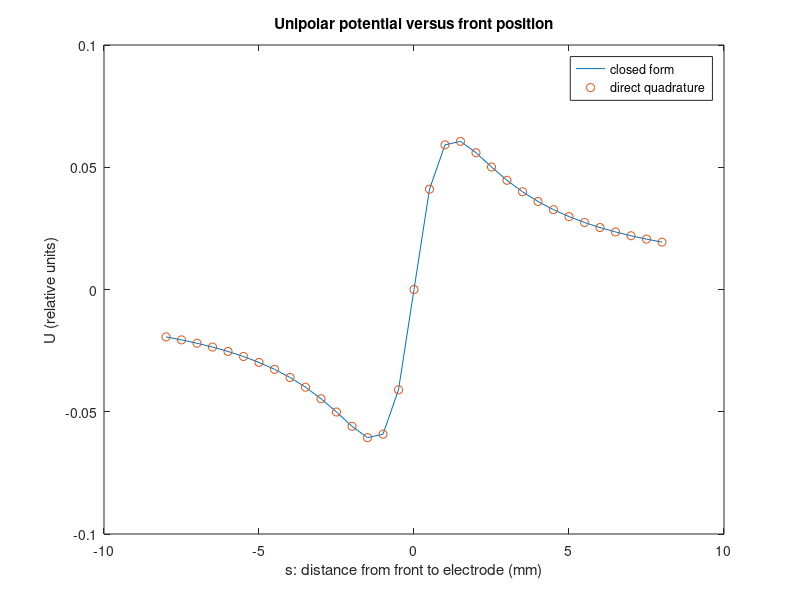
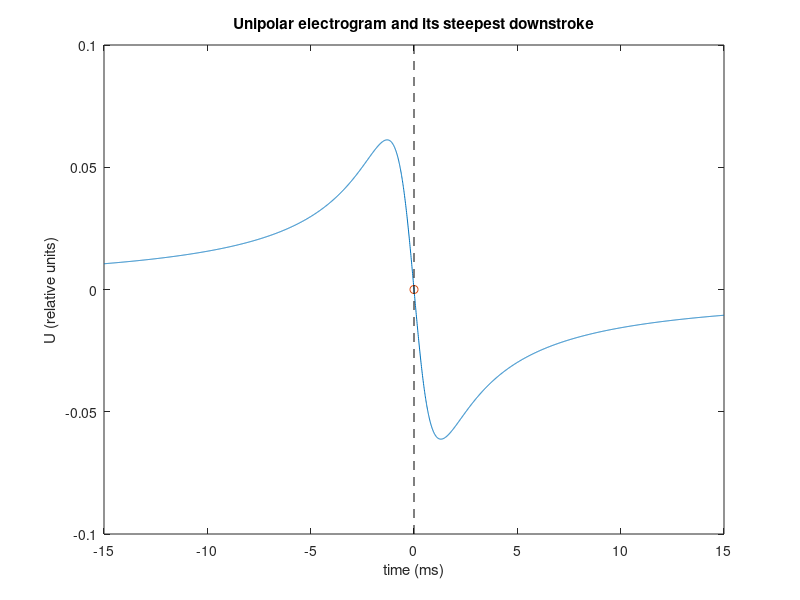
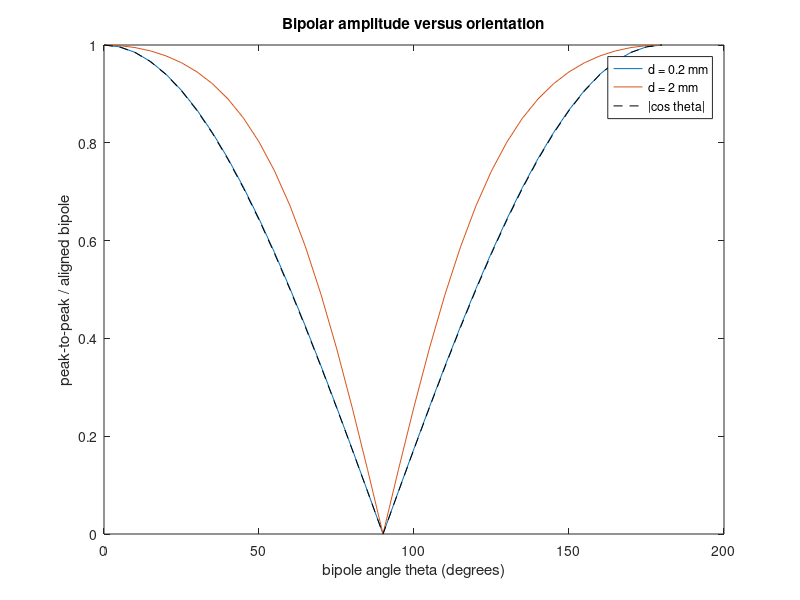

MATLAB code to generate these figures, in order:
% m03 lab (GNU Octave / MATLAB) · Unipolar, bipolar and omnipolar electrograms
%
% Open EP Mapping Lab. Education only: not for diagnosis, treatment or any clinical decision.
% MIT License. Runs in GNU Octave or base MATLAB, no toolboxes.
%
% This is the Octave copy of parts A-D of labs/python/m03_lab.ipynb. Part E (real PhysioNet
% data) is in the Python notebook only. Run with:  octave-cli m03_lab.m
% Set the environment variable EPML_NO_PLOTS=1 to skip figures (CI does this).
%
% Units: mm, ms, conduction velocity in mm/ms (= m/s). Potentials in relative units.
% The "check" lines pass with the code as given; if one fails after a change, that is information.

% Model functions (anonymous, so the file runs unchanged in Octave and MATLAB).
% U(s) = A s / (s^2 + a^2), a = w + h  (eq-m03-unipolar-closed)
unipolar = @(s, a, A) A .* s ./ (s.^2 + a.^2);
% U(s + delta) - U(s - delta), delta = (d/2) cos(theta)  (eq-m03-bipolar-planar)
bipolar_planar = @(s, d, theta, a, A) unipolar(s + 0.5 * d * cos(theta), a, A) - unipolar(s - 0.5 * d * cos(theta), a, A);
% Least-squares field from a clique's bipoles: E = -(D D')^-1 D b  (eq-m03-clique-field)
% P: m x 2 positions; U: m x nt signals; pairs: p x 2 rows [i j], bipole b = phi_j - phi_i.
sep = @(P, pairs) (P(pairs(:, 2), :) - P(pairs(:, 1), :))';
bip = @(U, pairs) U(pairs(:, 2), :) - U(pairs(:, 1), :);
clique_field = @(P, U, pairs) -((sep(P, pairs) * sep(P, pairs)') \ (sep(P, pairs) * bip(U, pairs)));
ptp = @(v) max(v) - min(v);

make_plots = isempty(getenv('EPML_NO_PLOTS'));

% ------------------------------------------------------------------ Part A
disp('Part A: the unipolar electrogram from first principles');

w = 0.3; h = 1.0;                 % front width and electrode height, mm (m03 defaults)
beta = 1; sigma = 1; dV = 1;      % relative units
A = beta * dV / (2 * pi * sigma);
a = w + h;

% membrane current i_m = beta d2Vm/dx2 for the arctangent front, front at x = 0
x = linspace(-2000, 2000, 400001);
dx = x(2) - x(1);
im = beta * dV * 2 * w .* x ./ (pi * (x.^2 + w^2).^2);

% volume-conductor integral over a sheet |y| < Y, with the y-integral done exactly
Y = 1e5;
s = linspace(-8, 8, 33);
phi_num = zeros(size(s));
for i = 1:numel(s)
  r = sqrt((s(i) - x).^2 + h^2);
  phi_num(i) = sum(im .* 2 .* asinh(Y ./ r)) * dx / (4 * pi * sigma);
end
phi_closed = unipolar(s, a, A);
err = max(abs(phi_num - phi_closed)) / max(abs(phi_closed));
fprintf('  largest difference between quadrature and closed form: %.1e of the peak\n', err);
assert(err < 1e-3, 'closed form matches the volume-conductor integral'); fprintf('  check passed: %s\n', 'closed form matches the volume-conductor integral');

c = 1.0;                                  % m/s = mm/ms
t = linspace(-15, 15, 3001);              % ms
U = unipolar(-c * t, a, A);
dUdt = gradient(U, t);
[~, k] = min(dUdt);
t_steep = t(k);
fprintf('  steepest downstroke at %+.3f ms (true activation at 0 ms)\n', t_steep);
assert(abs(t_steep) <= t(2) - t(1), 'steepest downstroke marks activation in ideal propagation'); fprintf('  check passed: %s\n', 'steepest downstroke marks activation in ideal propagation');

heights = [0.25 0.5 1 2 4];
p2p = zeros(size(heights));
for i = 1:numel(heights)
  u = unipolar(-c * t, w + heights(i), A);
  p2p(i) = max(u) - min(u);
end
coef = polyfit(log(w + heights), log(p2p), 1);
fprintf('  log-log slope of peak-to-peak versus (w + h): %.3f (theory: -1)\n', coef(1));
assert(abs(coef(1) + 1) < 0.01, 'unipolar amplitude falls as 1/(w + h)'); fprintf('  check passed: %s\n', 'unipolar amplitude falls as 1/(w + h)');

if make_plots
  figure; plot(s, phi_closed, '-', s, phi_num, 'o');
  xlabel('s: distance from front to electrode (mm)'); ylabel('U (relative units)');
  legend('closed form', 'direct quadrature'); title('Unipolar potential versus front position');
  figure; plot(t, U, '-', t_steep, U(k), 'o'); hold on; plot([0 0], ylim, '--k');
  xlabel('time (ms)'); ylabel('U (relative units)'); title('Unipolar electrogram and its steepest downstroke');
end

% ------------------------------------------------------------------ Part B
disp('Part B: rotating a bipole');

s_long = linspace(-80, 80, 16001);
thetas = (0:5:180) * pi / 180;
ratio = @(d) arrayfun(@(th) max(bipolar_planar(s_long, d, th, a, A)) - min(bipolar_planar(s_long, d, th, a, A)), thetas) ...
             / (max(bipolar_planar(s_long, d, 0, a, A)) - min(bipolar_planar(s_long, d, 0, a, A)));
dev_small = max(abs(ratio(0.2) - abs(cos(thetas))));
dev_large = max(abs(ratio(2.0) - abs(cos(thetas))));
fprintf('  largest deviation from |cos theta|: %.4f at d = 0.2 mm, %.3f at d = 2 mm\n', dev_small, dev_large);
assert(dev_small < 0.01, 'close bipole follows |cos theta|'); fprintf('  check passed: %s\n', 'close bipole follows |cos theta|');
assert(dev_large > dev_small, 'the |cos theta| rule degrades as spacing grows'); fprintf('  check passed: %s\n', 'the |cos theta| rule degrades as spacing grows');

if make_plots
  figure; plot(thetas * 180 / pi, ratio(0.2), thetas * 180 / pi, ratio(2.0), thetas * 180 / pi, abs(cos(thetas)), '--k');
  xlabel('bipole angle theta (degrees)'); ylabel('peak-to-peak / aligned bipole');
  legend('d = 0.2 mm', 'd = 2 mm', '|cos theta|'); title('Bipolar amplitude versus orientation');
end

% ------------------------------------------------------------------ Part C
disp('Part C: recordings as spatial filters, with FFTs');

L = 4096; n = 2^16;
xg = ((0:n-1) - n/2) * (L / n);
kk = 2 * pi * [0:n/2-1, -n/2:-1] / L;                   % same order as fft output
im_g = beta * dV * 2 * w .* xg ./ (pi * (xg.^2 + w^2).^2);
im_hat = fft(ifftshift(im_g));
g = zeros(size(kk));
nz = kk ~= 0;
g(nz) = exp(-abs(kk(nz)) * h) ./ (2 * sigma * abs(kk(nz)));
phi_h = fftshift(real(ifft(im_hat .* g)));
win = abs(xg) < 20;
fft_err = max(abs(phi_h(win) - unipolar(xg(win), a, A))) / (max(phi_h) - min(phi_h));
fprintf('  FFT route versus closed form: largest difference %.1e of peak-to-peak\n', fft_err);
assert(fft_err < 1e-3, 'height filter exp(-|k| h) reproduces the closed form'); fprintf('  check passed: %s\n', 'height filter exp(-|k| h) reproduces the closed form');

d = 2.0;
direct = interp1(xg, phi_h, xg + d/2, 'linear', 0) - interp1(xg, phi_h, xg - d/2, 'linear', 0);
H = 2i * sin(kk * d / 2);
via_fft = fftshift(real(ifft(fft(ifftshift(phi_h)) .* H)));
mismatch = max(abs(direct(win) - via_fft(win))) / (max(direct) - min(direct));
fprintf('  bipole in space versus filter in frequency: largest mismatch %.1e\n', mismatch);
assert(mismatch < 1e-9, 'a bipole equals multiplying the spectrum by 2i sin(k d / 2)'); fprintf('  check passed: %s\n', 'a bipole equals multiplying the spectrum by 2i sin(k d / 2)');

% ------------------------------------------------------------------ Part D
disp('Part D: fields, cliques and omnipoles');

tD = linspace(-40, 40, 4001);
pairs = [1 2; 3 4; 1 3; 2 4; 1 4; 2 3];
spread = zeros(1, 5);
ds = [0.25 0.5 1 2 4];
for j = 1:numel(ds)
  d = ds(j);
  P = [0 0; d 0; 0 d; d d] - d/2;
  p2p_omni = zeros(1, 18);
  for q = 1:18
    th = 10 * (q - 1) * pi / 180;
    nvec = [cos(th); sin(th)];
    Uc = unipolar(P * nvec - c * tD, a, A);              % 4 x nt (implicit expansion)
    E = clique_field(P, Uc, pairs);
    [V, L2] = eig(E * E');
    [~, imax] = max(diag(L2));
    omega = V(:, imax);
    v = -d * (omega' * E);
    p2p_omni(q) = max(v) - min(v);
  end
  spread(j) = max(p2p_omni) / min(p2p_omni) - 1;
  fprintf('  d = %.2f mm (d/a = %.2f): omnipole varies by %.1f%% across directions\n', d, d / a, 100 * spread(j));
end
assert(spread(1) < 0.02, 'with spacing well below w + h the omnipole is nearly direction-independent'); fprintf('  check passed: %s\n', 'with spacing well below w + h the omnipole is nearly direction-independent');
assert(all(diff(spread) > 0), 'the spread grows with spacing'); fprintf('  check passed: %s\n', 'the spread grows with spacing');

d = 0.25;
P = [0 0; d 0; 0 d; d d] - d/2;
nvec = [cos(40 * pi / 180); sin(40 * pi / 180)];
for c_true = [0.5 1.0 1.5]
  Uc = unipolar(P * nvec - c_true * tD, a, A);
  E = clique_field(P, Uc, pairs);
  dudt = gradient(mean(Uc, 1), tD);
  En = nvec' * E;
  c_est = (max(dudt) - min(dudt)) / (max(En) - min(En));
  fprintf('  true c = %.2f m/s, estimated from one clique = %.3f m/s\n', c_true, c_est);
  assert(abs(c_est - c_true) / c_true < 0.02, 'conduction velocity from the amplitude ratio'); fprintf('  check passed: %s\n', 'conduction velocity from the amplitude ratio');
end

disp('All checks passed.');
